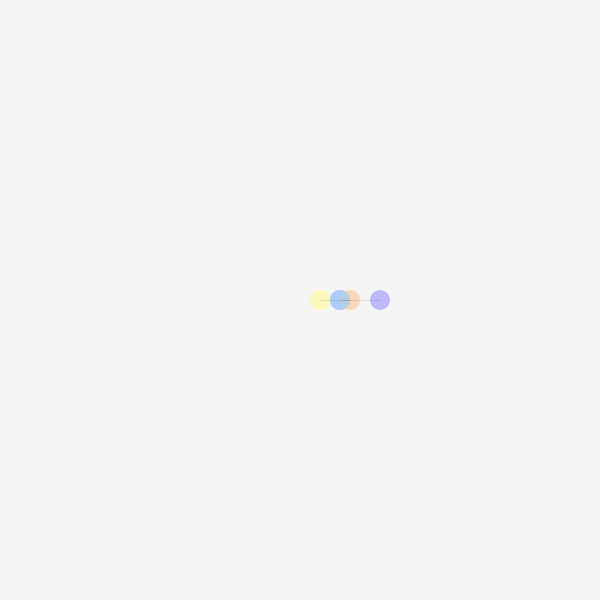
Frame 1 (no input)
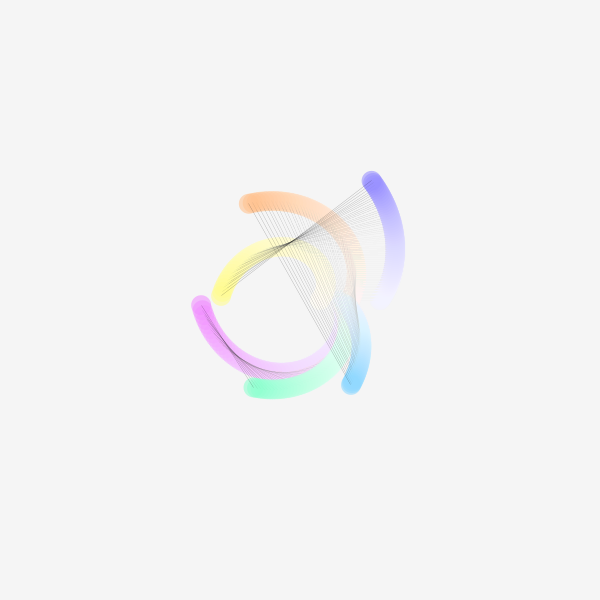
Frame 60 (the mouse pressed at the canvas centre just before this capture)
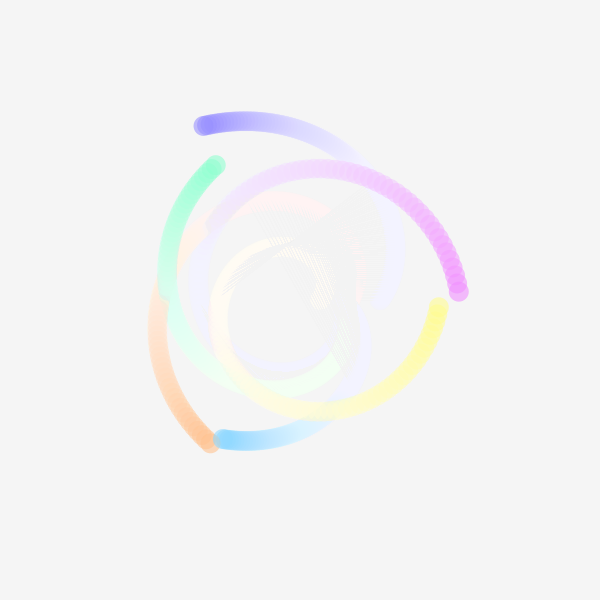
Frame 120 (the mouse held since frame 60 and released just before this capture)

The Processing sketch that drew these frames (run headless with seeded random() and noise(); from frame 60 on, the mouse is pressed at the canvas centre):

// Processing sketch: processing_135304
// ── processing_135304.pde

void setup() {
  size(600, 600);
  background(245);
}
float radius=40;
float angle=0;
float radius_1=40;
float angle_1=0;
float radius_2=50;
float angle_2=0;
float radius_3=80;
float angle_3=0;
float radius_4=40;
float angle_4=0;
float radius_5=20;
float angle_5=0;
void draw() {
  noStroke();
  fill(255, 10);
  rect(0, 0, 600, 600);
  float x=cos(angle*PI/180)*radius;
  float y=sin(angle*PI/180)*radius;
  fill(142, 255, 207, 150);
  ellipse(width/2+x, height/2+y, 20, 20);
  angle = angle+2;
  if (radius<300) {
    radius++;
  }
  if (radius>298) {
    radius=radius-random(300);
  }
  float x_1=cos(angle_1*PI/180)*radius_1;
  float y_1=sin(angle_1*PI/180)*radius_1;
  fill(240, 142, 255, 150);
  ellipse(width/2+x_1, height/2+y_1, 20, 20);
  angle_1 =angle_1+3;
  if (radius_1<300) {
    radius_1++;
  }
  if (radius_1>298) {
    radius_1=radius_1-random(300);
  }
  float x_2=cos(angle_2*PI/180)*radius_2;
  float y_2=sin(angle_2*PI/180)*radius_2;
  fill(255, 193, 142, 150);
  ellipse(width/2+x_2, height/2+y_2, 20, 20);
  angle_2=angle_2-2;
  if (radius_2<300) {
    radius_2++;
  }
  if (radius_2>298) {
    radius_2=radius_2-random(300);
  }
  float x_3=cos(angle_3*PI/180)*radius_3;
  float y_3=sin(angle_3*PI/180)*radius_3;
  fill(151, 142, 255, 150);
  ellipse(width/2+x_3, height/2+y_3, 20, 20);
  angle_3=angle_3-1;
  if (radius_3<300) {
    radius_3++;
  }
  if (radius_3>298) {
    radius_3=radius_3-random(300);
  }
  float x_4=cos(angle_4*PI/180)*radius_4;
  float y_4=sin(angle_4*PI/180)*radius_4;
  fill(142, 216, 255, 150);
  ellipse(width/2+x_4, height/2+y_4, 20, 20);
  angle_4++;
  if (radius_4<300) {
    radius_4++;
  }
  if (radius_4>298) {
    radius_4=radius_4-random(300);
  }
  float x_5=cos(angle_5*PI/180)*radius_5;
  float y_5=sin(angle_5*PI/180)*radius_5;
  fill(255, 252, 142, 150);
  ellipse(width/2+x_5, height/2+y_5, 20, 20);
  angle_5=angle_5-3;
  if (radius_4<300) {
    radius_5++;
  }
  if (radius_5>298) {
    radius_5=radius_5-random(300);
  }
  if (mousePressed) {
    noStroke();
  }
  else { 
    stroke(0, 100);
    strokeWeight(0.3);
  }
  line(width/2+x, height/2+y, width/2+x_1, height/2+y_1);
  line(width/2+x_2, height/2+y_2, width/2+x_4, height/2+y_4);
  line(width/2+x_3, height/2+y_3, width/2+x_5, height/2+y_5);
}
